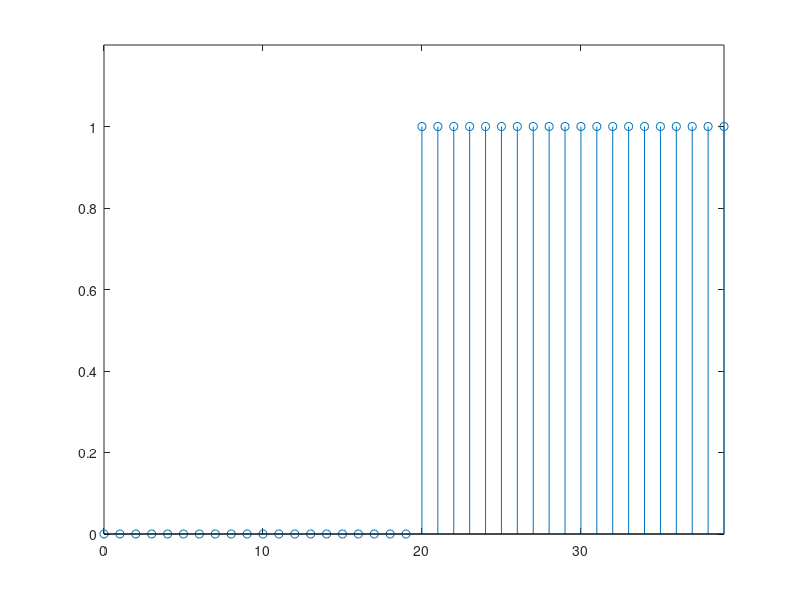
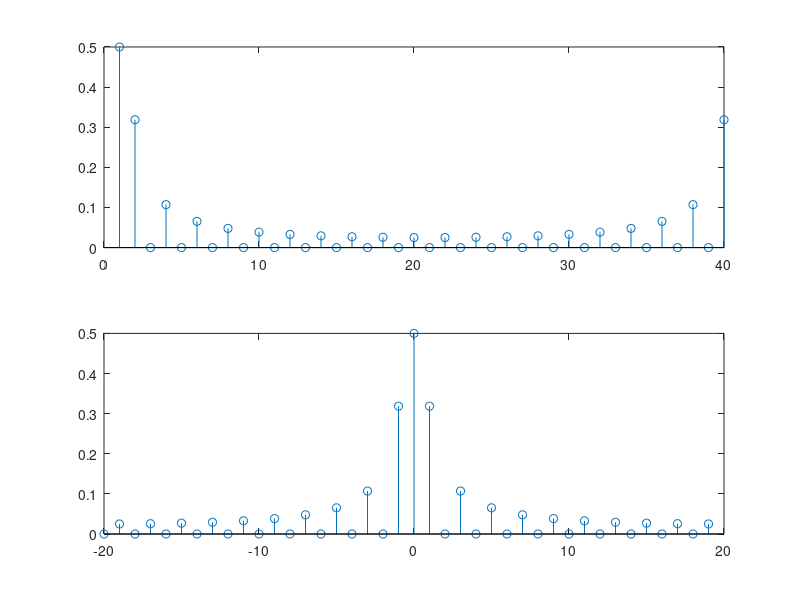
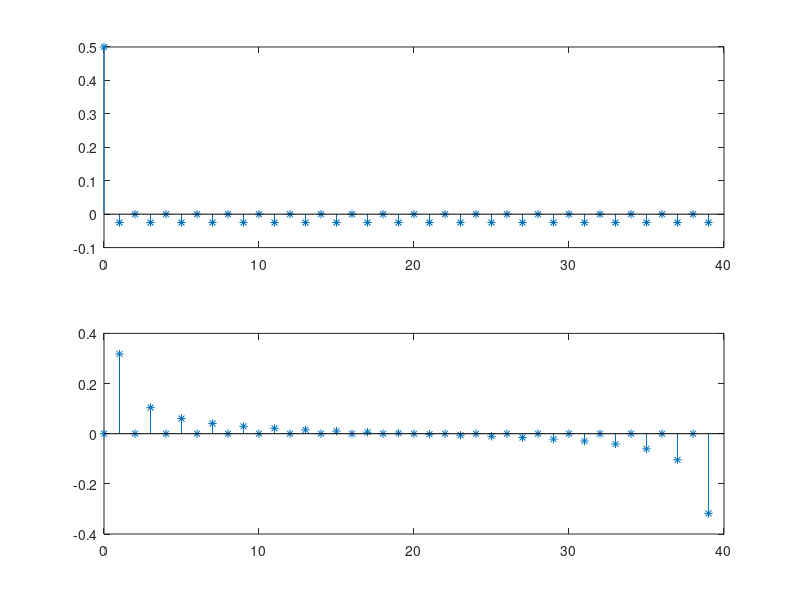
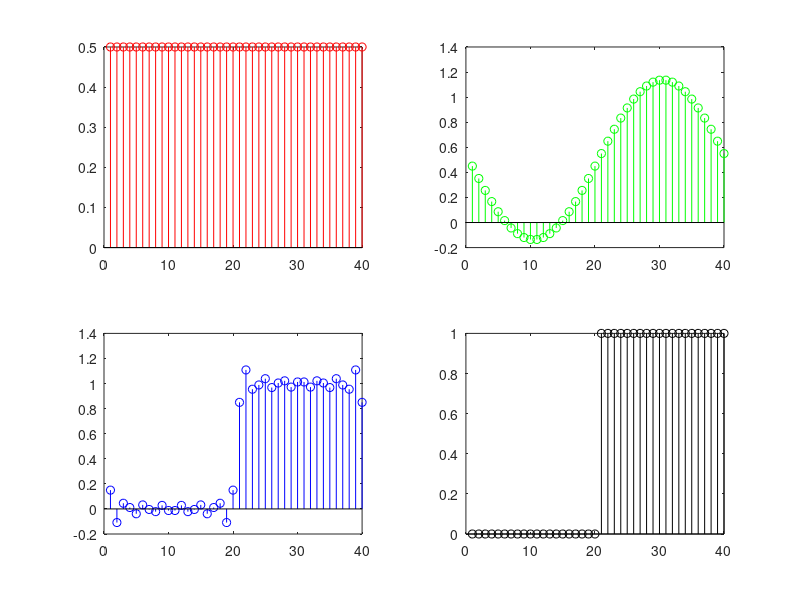

The MATLAB script that drew these images, in order:
clc;
clear;
x=[zeros(1,20) ones(1,20)];
stem(0:39,x);
xlim([0 39]);
ylim([0 1.2]);

A=fft(x)/length(x);
B=fftshift(A);
figure(2);
subplot(2,1,1),stem(abs(A));
subplot(2,1,2),stem(-20:19,abs(fftshift(A)));

figure(3);
subplot(2,1,1),stem(0:length(x)-1,real(A),'*-');
subplot(2,1,2),stem(0:length(x)-1,imag(A),'*-');

figure(4);
A1=[A(1) zeros(1,39)];
A2=[A(1) A(2) zeros(1,37) A(40)];
A3=[A(1) A(2:15) zeros(1, 11) A(27:40)];
subplot(2,2,1),stem(1:40,ifft(A1)*40,'r');
subplot(2,2,2),stem(1:40,ifft(A2)*40,'g');
subplot(2,2,3),stem(1:40,ifft(A3)*40,'b');
subplot(2,2,4),stem(1:40,x,'k');
figure(5);
stem(1:40,ifft(A),'*-');

figure(6);
plot(1:40,ifft(A1)*40, 'r', 1:40,ifft(A2)*40, 'g', 1:40,ifft(A3)*40, 'b', 1:40,x, 'k');